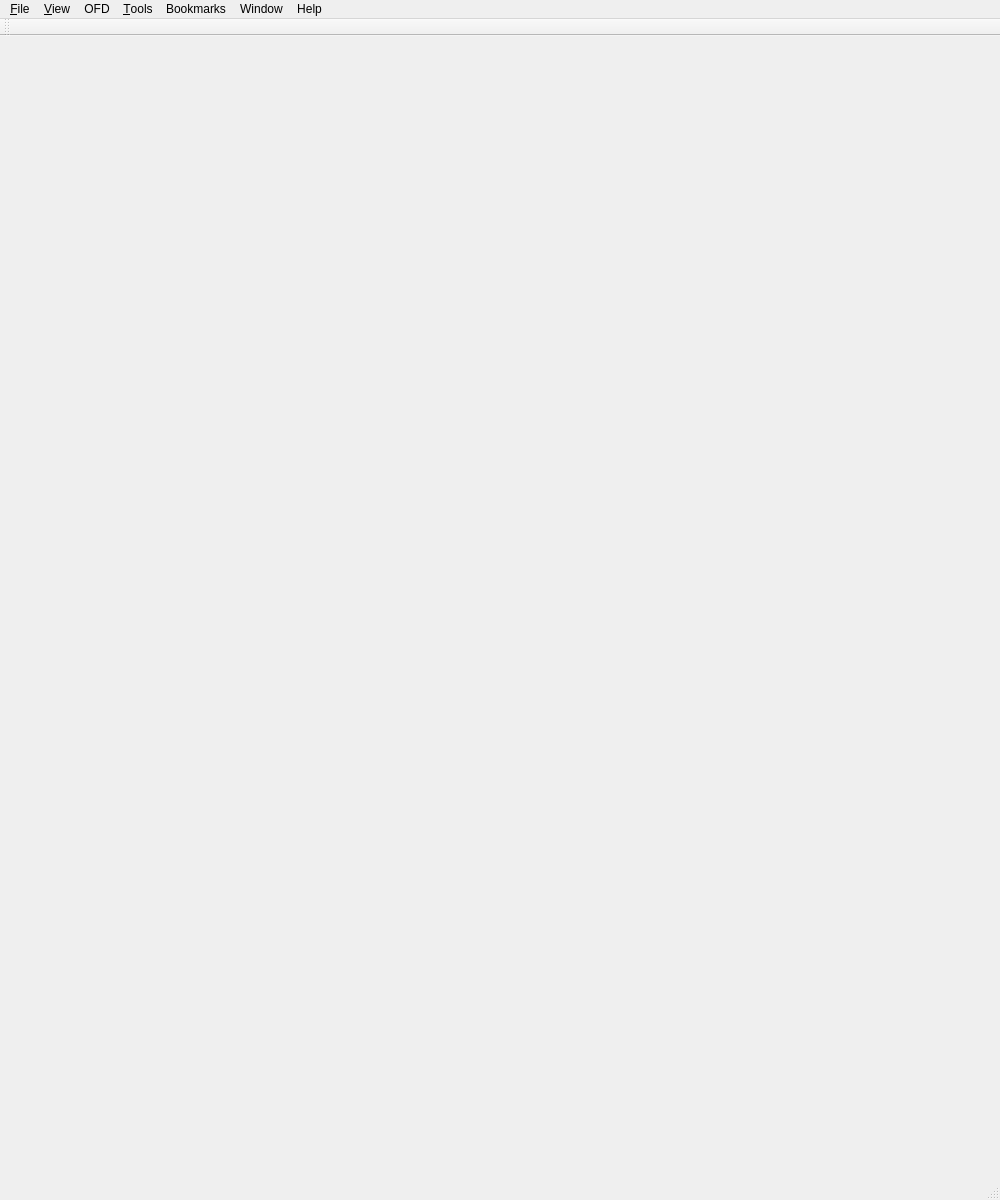
<?xml version="1.0" encoding="UTF-8"?>
<ui version="4.0">
 <class>MainWindow</class>
 <widget class="QMainWindow" name="MainWindow">
  <property name="windowModality">
   <enum>Qt::NonModal</enum>
  </property>
  <property name="geometry">
   <rect>
    <x>0</x>
    <y>0</y>
    <width>1000</width>
    <height>1200</height>
   </rect>
  </property>
  <property name="contextMenuPolicy">
   <enum>Qt::CustomContextMenu</enum>
  </property>
  <property name="acceptDrops">
   <bool>true</bool>
  </property>
  <property name="windowTitle">
   <string>MainWindow</string>
  </property>
  <property name="toolButtonStyle">
   <enum>Qt::ToolButtonTextUnderIcon</enum>
  </property>
  <property name="documentMode">
   <bool>true</bool>
  </property>
  <widget class="QWidget" name="centralWidget"/>
  <widget class="QMenuBar" name="menuBar">
   <property name="geometry">
    <rect>
     <x>0</x>
     <y>0</y>
     <width>1000</width>
     <height>22</height>
    </rect>
   </property>
   <widget class="QMenu" name="menu_File">
    <property name="title">
     <string>&amp;File</string>
    </property>
    <addaction name="actionFileOpen"/>
    <addaction name="actionFileOpenRecent"/>
    <addaction name="separator"/>
    <addaction name="actionFileSave"/>
    <addaction name="actionFileSaveAs"/>
    <addaction name="separator"/>
    <addaction name="actionFilePrint"/>
    <addaction name="separator"/>
    <addaction name="actionFileClose"/>
    <addaction name="actionFileCloseAll"/>
   </widget>
   <widget class="QMenu" name="menu_View">
    <property name="title">
     <string>&amp;View</string>
    </property>
    <addaction name="actionViewFullScreen"/>
   </widget>
   <widget class="QMenu" name="menuOFD">
    <property name="title">
     <string>OFD</string>
    </property>
    <widget class="QMenu" name="menuDisplay">
     <property name="title">
      <string>Display</string>
     </property>
     <addaction name="actionOFDSinglePage"/>
     <addaction name="actionOFDSinglePageContinuous"/>
     <addaction name="actionOFDTwoPages"/>
     <addaction name="actionOFDTwoPagesContinuous"/>
    </widget>
    <addaction name="menuDisplay"/>
    <addaction name="separator"/>
    <addaction name="actionOFDAutomaticallyResize"/>
    <addaction name="separator"/>
    <addaction name="actionOFDActualSize"/>
    <addaction name="actionOFDZoomToFit"/>
    <addaction name="actionOFDZoomIn"/>
    <addaction name="actionOFDZoomOut"/>
    <addaction name="actionOFDZoomToSelection"/>
    <addaction name="separator"/>
    <addaction name="actionOFDCurrentSettingsDefault"/>
   </widget>
   <widget class="QMenu" name="menu_Tools">
    <property name="title">
     <string>&amp;Tools</string>
    </property>
    <addaction name="actionToolsTextTool"/>
    <addaction name="actionToolsLineTool"/>
   </widget>
   <widget class="QMenu" name="menuBookmarks">
    <property name="title">
     <string>Bookmarks</string>
    </property>
    <addaction name="actionBookmarksAddBookmark"/>
    <addaction name="separator"/>
    <addaction name="actionBookmarksManage"/>
   </widget>
   <widget class="QMenu" name="menuWindows">
    <property name="title">
     <string>Window</string>
    </property>
   </widget>
   <widget class="QMenu" name="menuHelp">
    <property name="title">
     <string>Help</string>
    </property>
    <addaction name="actionHelpQTOFDReaderHelp"/>
   </widget>
   <addaction name="menu_File"/>
   <addaction name="menu_View"/>
   <addaction name="menuOFD"/>
   <addaction name="menu_Tools"/>
   <addaction name="menuBookmarks"/>
   <addaction name="menuWindows"/>
   <addaction name="menuHelp"/>
  </widget>
  <widget class="QToolBar" name="mainToolBar">
   <attribute name="toolBarArea">
    <enum>TopToolBarArea</enum>
   </attribute>
   <attribute name="toolBarBreak">
    <bool>false</bool>
   </attribute>
  </widget>
  <widget class="QStatusBar" name="statusBar"/>
  <action name="actionFileOpen">
   <property name="text">
    <string>&amp;Open...</string>
   </property>
   <property name="shortcut">
    <string>Ctrl+O</string>
   </property>
   <property name="autoRepeat">
    <bool>false</bool>
   </property>
   <property name="iconVisibleInMenu">
    <bool>true</bool>
   </property>
  </action>
  <action name="actionFileOpenRecent">
   <property name="text">
    <string>Open Recent</string>
   </property>
  </action>
  <action name="actionFileClose">
   <property name="text">
    <string>Close</string>
   </property>
   <property name="shortcut">
    <string>Ctrl+W</string>
   </property>
  </action>
  <action name="actionFileCloseAll">
   <property name="text">
    <string>Close All</string>
   </property>
  </action>
  <action name="actionFileSave">
   <property name="text">
    <string>Save</string>
   </property>
   <property name="shortcut">
    <string>Ctrl+S</string>
   </property>
  </action>
  <action name="actionFileSaveAs">
   <property name="text">
    <string>Save As...</string>
   </property>
  </action>
  <action name="actionExit">
   <property name="text">
    <string>E&amp;xit</string>
   </property>
  </action>
  <action name="actionFilePrint">
   <property name="text">
    <string>Print...</string>
   </property>
   <property name="shortcut">
    <string>Ctrl+P</string>
   </property>
  </action>
  <action name="actionViewFullScreen">
   <property name="text">
    <string>Full Screen</string>
   </property>
   <property name="shortcut">
    <string>Ctrl+Shift+F</string>
   </property>
  </action>
  <action name="actionOFDSinglePage">
   <property name="text">
    <string>Single Page</string>
   </property>
  </action>
  <action name="actionOFDSinglePageContinuous">
   <property name="text">
    <string>Single Page Continous</string>
   </property>
  </action>
  <action name="actionOFDTwoPages">
   <property name="text">
    <string>Two Pages</string>
   </property>
  </action>
  <action name="actionOFDTwoPagesContinuous">
   <property name="text">
    <string>Two Pages Continous</string>
   </property>
  </action>
  <action name="actionOFDAutomaticallyResize">
   <property name="text">
    <string>Automatically Resize</string>
   </property>
  </action>
  <action name="actionOFDActualSize">
   <property name="text">
    <string>Actual Size</string>
   </property>
   <property name="shortcut">
    <string>Ctrl+0</string>
   </property>
  </action>
  <action name="actionOFDZoomToFit">
   <property name="text">
    <string>Zoom To Fit</string>
   </property>
   <property name="shortcut">
    <string>Ctrl+=</string>
   </property>
  </action>
  <action name="actionOFDZoomIn">
   <property name="text">
    <string>Zoom In</string>
   </property>
   <property name="shortcut">
    <string>Ctrl+Shift+=</string>
   </property>
  </action>
  <action name="actionOFDZoomOut">
   <property name="text">
    <string>Zoom Out</string>
   </property>
   <property name="shortcut">
    <string>Ctrl+-</string>
   </property>
  </action>
  <action name="actionOFDZoomToSelection">
   <property name="text">
    <string>Zoom To Selection</string>
   </property>
  </action>
  <action name="actionOFDCurrentSettingsDefault">
   <property name="text">
    <string>Use Current View Settings as Default</string>
   </property>
  </action>
  <action name="actionToolsTextTool">
   <property name="text">
    <string>Text Tool</string>
   </property>
  </action>
  <action name="actionToolsLineTool">
   <property name="text">
    <string>Line Tool</string>
   </property>
  </action>
  <action name="actionBookmarksAddBookmark">
   <property name="text">
    <string>Add Bookmark</string>
   </property>
   <property name="shortcut">
    <string>Ctrl+D</string>
   </property>
  </action>
  <action name="actionBookmarksManage">
   <property name="text">
    <string>Edit Bookmarks...</string>
   </property>
  </action>
  <action name="actionHelpQTOFDReaderHelp">
   <property name="text">
    <string>qtOFDReader Help</string>
   </property>
  </action>
 </widget>
 <layoutdefault spacing="6" margin="11"/>
 <resources/>
 <connections>
  <connection>
   <sender>actionViewFullScreen</sender>
   <signal>triggered()</signal>
   <receiver>MainWindow</receiver>
   <slot>showFullScreen()</slot>
   <hints>
    <hint type="sourcelabel">
     <x>-1</x>
     <y>-1</y>
    </hint>
    <hint type="destinationlabel">
     <x>499</x>
     <y>599</y>
    </hint>
   </hints>
  </connection>
 </connections>
</ui>
